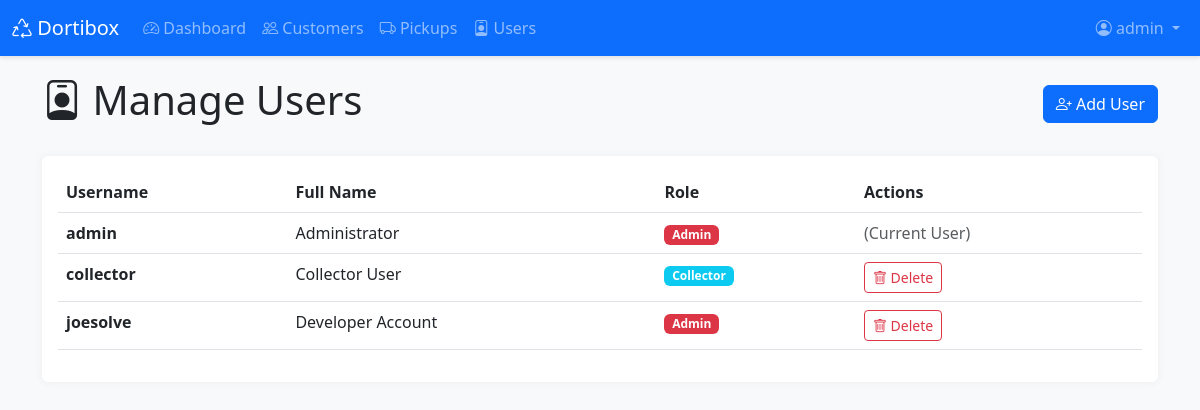
The app's page /admin/users (signed in) with its own data.
### app.py (models this page shows, shortened)
class User(db.Model):
    id = db.Column(db.Integer, primary_key=True)
    username = db.Column(db.String(80), unique=True, nullable=False)
    password_hash = db.Column(db.String(200), nullable=False)
    role = db.Column(db.String(20), nullable=False)
    full_name = db.Column(db.String(100))

### app.py (the view)
@app.route('/admin/users')
@admin_required
def admin_users():
    users = User.query.all()
    return render_template('admin_users.html', users=users)

### app.py (called while the page is built)
@app.context_processor
def inject_now():
    return {
        'now': datetime.now,
        'abs': abs  # Add abs function
    }

def admin_required(f):
    @wraps(f)
    def decorated_function(*args, **kwargs):
        if 'user_id' not in session:
            flash('Please log in to access this page.', 'warning')
            return redirect(url_for('login'))
        user = User.query.get(session['user_id'])
        if user.role != 'admin':
            flash('You do not have permission to access this page.', 'danger')
            return redirect(url_for('dashboard'))
        return f(*args, **kwargs)
    return decorated_function

### templates/admin_users.html (shortened to what this page needs)
{% extends "base.html" %}
{% block content %}
<div class="container">
    <div class="d-flex justify-content-between align-items-center mb-4">
        <h1><i class="bi bi-person-badge"></i> Manage Users</h1>
        <a href="{{ url_for('add_user') }}" class="btn btn-primary">
            <i class="bi bi-person-plus"></i> Add User
        </a>
    </div>
    <div class="card">
        <div class="card-body">
            <div class="table-responsive">
                <table class="table table-hover">
                    <thead>
                        <tr>
                            <th>Username</th>
                            <th>Full Name</th>
                            <th>Role</th>
                            <th>Actions</th>
                        </tr>
                    </thead>
                    <tbody>
                        {% for user in users %}
                        <tr>
                            <td><strong>{{ user.username }}</strong></td>
                            <td>{{ user.full_name or '-' }}</td>
                            <td>
                                {% if user.role == 'admin' %}
                                <span class="badge bg-danger">Admin</span>
                                {% else %}
                                <span class="badge bg-info">Collector</span>
                                {% endif %}
                            </td>
                            <td>
                                {% if user.id != session.user_id %}
                                <form method="POST" action="{{ url_for('delete_user', id=user.id) }}"
                                      style="display:inline;"
                                      onsubmit="return confirm('Are you sure you want to delete this user?');">
                                    <button type="submit" class="btn btn-sm btn-outline-danger">
                                        <i class="bi bi-trash"></i> Delete
                                    </button>
                                </form>
                                {% else %}
                                <span class="text-muted">(Current User)</span>
                                {% endif %}
                            </td>
                        </tr>
                        {% endfor %}
                    </tbody>
                </table>
            </div>
        </div>
    </div>
</div>
{% endblock %}

### templates/base.html (style rules this page uses)
body { min-height: 100vh; background-color: #f8f9fa; }
.card { box-shadow: 0 0 10px rgba(0,0,0,.05); border: none; margin-bottom: 20px; }

### records on screen
User: username "admin", full_name "Administrator", role "Admin", shows "(Current User)"
User: username "collector", full_name "Collector User", role "Collector"
User: username "joesolve", full_name "Developer Account", role "Admin"

### other values on screen
{{ session.username }} "admin"
